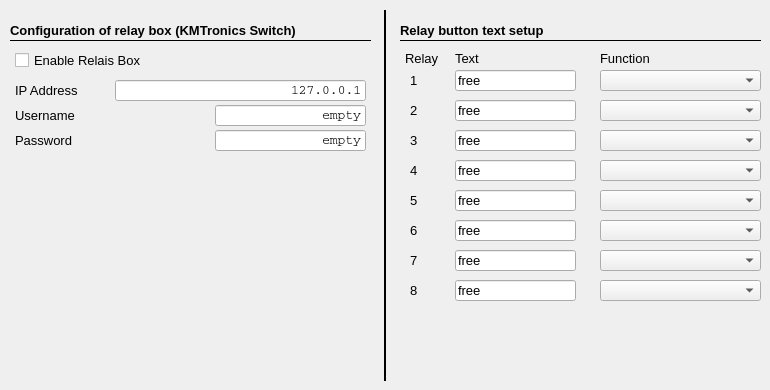
     <widget class="QWidget" name="tab">
      <attribute name="title">
       <string>Relay</string>
      </attribute>
      <widget class="QLabel" name="label_129">
       <property name="geometry">
        <rect>
         <x>410</x>
         <y>130</y>
         <width>31</width>
         <height>21</height>
        </rect>
       </property>
       <property name="font">
        <font>
         <pointsize>10</pointsize>
        </font>
       </property>
       <property name="text">
        <string>3</string>
       </property>
      </widget>
      <widget class="QComboBox" name="relayFun5">
       <property name="geometry">
        <rect>
         <x>600</x>
         <y>220</y>
         <width>161</width>
         <height>21</height>
        </rect>
       </property>
      </widget>
      <widget class="QLabel" name="label_56">
       <property name="geometry">
        <rect>
         <x>405</x>
         <y>50</y>
         <width>51</width>
         <height>16</height>
        </rect>
       </property>
       <property name="font">
        <font>
         <pointsize>10</pointsize>
        </font>
       </property>
       <property name="text">
        <string>Relay</string>
       </property>
      </widget>
      <widget class="QLabel" name="label_198">
       <property name="geometry">
        <rect>
         <x>600</x>
         <y>50</y>
         <width>51</width>
         <height>16</height>
        </rect>
       </property>
       <property name="font">
        <font>
         <pointsize>10</pointsize>
        </font>
       </property>
       <property name="text">
        <string>Function</string>
       </property>
      </widget>
      <widget class="QLabel" name="label_199">
       <property name="geometry">
        <rect>
         <x>410</x>
         <y>250</y>
         <width>31</width>
         <height>21</height>
        </rect>
       </property>
       <property name="font">
        <font>
         <pointsize>10</pointsize>
        </font>
       </property>
       <property name="text">
        <string>7</string>
       </property>
      </widget>
      <widget class="QComboBox" name="relayFun4">
       <property name="geometry">
        <rect>
         <x>600</x>
         <y>190</y>
         <width>161</width>
         <height>21</height>
        </rect>
       </property>
      </widget>
      <widget class="QComboBox" name="relayFun1">
       <property name="geometry">
        <rect>
         <x>600</x>
         <y>100</y>
         <width>161</width>
         <height>21</height>
        </rect>
       </property>
      </widget>
      <widget class="QLineEdit" name="relayText0">
       <property name="geometry">
        <rect>
         <x>455</x>
         <y>70</y>
         <width>121</width>
         <height>21</height>
        </rect>
       </property>
       <property name="font">
        <font>
         <family>Arial</family>
         <pointsize>10</pointsize>
         <weight>50</weight>
         <bold>false</bold>
        </font>
       </property>
       <property name="mouseTracking">
        <bool>false</bool>
       </property>
       <property name="acceptDrops">
        <bool>false</bool>
       </property>
       <property name="toolTip">
        <string>&lt;html&gt;&lt;head/&gt;&lt;body&gt;&lt;p&gt;&lt;span style=&quot; font-weight:400;&quot;&gt;Button text for relay&lt;/span&gt;&lt;/p&gt;&lt;/body&gt;&lt;/html&gt;</string>
       </property>
       <property name="layoutDirection">
        <enum>Qt::RightToLeft</enum>
       </property>
       <property name="text">
        <string>free</string>
       </property>
       <property name="readOnly">
        <bool>false</bool>
       </property>
      </widget>
      <widget class="QLineEdit" name="relayText7">
       <property name="geometry">
        <rect>
         <x>455</x>
         <y>280</y>
         <width>121</width>
         <height>21</height>
        </rect>
       </property>
       <property name="font">
        <font>
         <family>Arial</family>
         <pointsize>10</pointsize>
         <weight>50</weight>
         <bold>false</bold>
        </font>
       </property>
       <property name="mouseTracking">
        <bool>false</bool>
       </property>
       <property name="acceptDrops">
        <bool>false</bool>
       </property>
       <property name="toolTip">
        <string>&lt;html&gt;&lt;head/&gt;&lt;body&gt;&lt;p&gt;&lt;span style=&quot; font-weight:400;&quot;&gt;Button text for relay&lt;/span&gt;&lt;/p&gt;&lt;/body&gt;&lt;/html&gt;</string>
       </property>
       <property name="layoutDirection">
        <enum>Qt::RightToLeft</enum>
       </property>
       <property name="text">
        <string>free</string>
       </property>
       <property name="alignment">
        <set>Qt::AlignLeading|Qt::AlignLeft|Qt::AlignVCenter</set>
       </property>
       <property name="readOnly">
        <bool>false</bool>
       </property>
      </widget>
      <widget class="QLabel" name="label_211">
       <property name="geometry">
        <rect>
         <x>410</x>
         <y>100</y>
         <width>31</width>
         <height>21</height>
        </rect>
       </property>
       <property name="font">
        <font>
         <pointsize>10</pointsize>
        </font>
       </property>
       <property name="text">
        <string>2</string>
       </property>
      </widget>
      <widget class="Line" name="line_85">
       <property name="geometry">
        <rect>
         <x>380</x>
         <y>10</y>
         <width>11</width>
         <height>371</height>
        </rect>
       </property>
       <property name="styleSheet">
        <string notr="true"/>
       </property>
       <property name="frameShadow">
        <enum>QFrame::Plain</enum>
       </property>
       <property name="lineWidth">
        <number>2</number>
       </property>
       <property name="orientation">
        <enum>Qt::Vertical</enum>
       </property>
      </widget>
      <widget class="Line" name="line_23">
       <property name="geometry">
        <rect>
         <x>400</x>
         <y>40</y>
         <width>361</width>
         <height>1</height>
        </rect>
       </property>
       <property name="font">
        <font>
         <pointsize>10</pointsize>
        </font>
       </property>
       <property name="frameShadow">
        <enum>QFrame::Plain</enum>
       </property>
       <property name="orientation">
        <enum>Qt::Horizontal</enum>
       </property>
      </widget>
      <widget class="QLineEdit" name="relayText5">
       <property name="geometry">
        <rect>
         <x>455</x>
         <y>220</y>
         <width>121</width>
         <height>21</height>
        </rect>
       </property>
       <property name="font">
        <font>
         <family>Arial</family>
         <pointsize>10</pointsize>
         <weight>50</weight>
         <bold>false</bold>
        </font>
       </property>
       <property name="mouseTracking">
        <bool>false</bool>
       </property>
       <property name="acceptDrops">
        <bool>false</bool>
       </property>
       <property name="toolTip">
        <string>&lt;html&gt;&lt;head/&gt;&lt;body&gt;&lt;p&gt;&lt;span style=&quot; font-weight:400;&quot;&gt;Button text for relay&lt;/span&gt;&lt;/p&gt;&lt;/body&gt;&lt;/html&gt;</string>
       </property>
       <property name="layoutDirection">
        <enum>Qt::RightToLeft</enum>
       </property>
       <property name="text">
        <string>free</string>
       </property>
       <property name="alignment">
        <set>Qt::AlignLeading|Qt::AlignLeft|Qt::AlignVCenter</set>
       </property>
       <property name="readOnly">
        <bool>false</bool>
       </property>
      </widget>
      <widget class="QLabel" name="label_220">
       <property name="geometry">
        <rect>
         <x>410</x>
         <y>160</y>
         <width>31</width>
         <height>21</height>
        </rect>
       </property>
       <property name="font">
        <font>
         <pointsize>10</pointsize>
        </font>
       </property>
       <property name="text">
        <string>4</string>
       </property>
      </widget>
      <widget class="QLabel" name="label_146">
       <property name="geometry">
        <rect>
         <x>400</x>
         <y>20</y>
         <width>161</width>
         <height>21</height>
        </rect>
       </property>
       <property name="font">
        <font>
         <pointsize>10</pointsize>
         <weight>75</weight>
         <bold>true</bold>
        </font>
       </property>
       <property name="text">
        <string>Relay button text setup</string>
       </property>
      </widget>
      <widget class="QComboBox" name="relayFun3">
       <property name="geometry">
        <rect>
         <x>600</x>
         <y>160</y>
         <width>161</width>
         <height>21</height>
        </rect>
       </property>
      </widget>
      <widget class="QLabel" name="label_255">
       <property name="geometry">
        <rect>
         <x>410</x>
         <y>280</y>
         <width>31</width>
         <height>21</height>
        </rect>
       </property>
       <property name="font">
        <font>
         <pointsize>10</pointsize>
        </font>
       </property>
       <property name="text">
        <string>8</string>
       </property>
      </widget>
      <widget class="QLineEdit" name="relayText1">
       <property name="geometry">
        <rect>
         <x>455</x>
         <y>100</y>
         <width>121</width>
         <height>21</height>
        </rect>
       </property>
       <property name="font">
        <font>
         <family>Arial</family>
         <pointsize>10</pointsize>
         <weight>50</weight>
         <bold>false</bold>
        </font>
       </property>
       <property name="mouseTracking">
        <bool>false</bool>
       </property>
       <property name="acceptDrops">
        <bool>false</bool>
       </property>
       <property name="toolTip">
        <string>&lt;html&gt;&lt;head/&gt;&lt;body&gt;&lt;p&gt;&lt;span style=&quot; font-weight:400;&quot;&gt;Button text for relay&lt;/span&gt;&lt;/p&gt;&lt;/body&gt;&lt;/html&gt;</string>
       </property>
       <property name="layoutDirection">
        <enum>Qt::RightToLeft</enum>
       </property>
       <property name="text">
        <string>free</string>
       </property>
       <property name="alignment">
        <set>Qt::AlignLeading|Qt::AlignLeft|Qt::AlignVCenter</set>
       </property>
       <property name="readOnly">
        <bool>false</bool>
       </property>
      </widget>
      <widget class="QComboBox" name="relayFun0">
       <property name="geometry">
        <rect>
         <x>600</x>
         <y>70</y>
         <width>161</width>
         <height>21</height>
        </rect>
       </property>
      </widget>
      <widget class="QLabel" name="label_256">
       <property name="geometry">
        <rect>
         <x>410</x>
         <y>220</y>
         <width>31</width>
         <height>21</height>
        </rect>
       </property>
       <property name="font">
        <font>
         <pointsize>10</pointsize>
        </font>
       </property>
       <property name="text">
        <string>6</string>
       </property>
      </widget>
      <widget class="QLineEdit" name="relayText6">
       <property name="geometry">
        <rect>
         <x>455</x>
         <y>250</y>
         <width>121</width>
         <height>21</height>
        </rect>
       </property>
       <property name="font">
        <font>
         <family>Arial</family>
         <pointsize>10</pointsize>
         <weight>50</weight>
         <bold>false</bold>
        </font>
       </property>
       <property name="mouseTracking">
        <bool>false</bool>
       </property>
       <property name="acceptDrops">
        <bool>false</bool>
       </property>
       <property name="toolTip">
        <string>&lt;html&gt;&lt;head/&gt;&lt;body&gt;&lt;p&gt;&lt;span style=&quot; font-weight:400;&quot;&gt;Button text for relay&lt;/span&gt;&lt;/p&gt;&lt;/body&gt;&lt;/html&gt;</string>
       </property>
       <property name="layoutDirection">
        <enum>Qt::RightToLeft</enum>
       </property>
       <property name="text">
        <string>free</string>
       </property>
       <property name="alignment">
        <set>Qt::AlignLeading|Qt::AlignLeft|Qt::AlignVCenter</set>
       </property>
       <property name="readOnly">
        <bool>false</bool>
       </property>
      </widget>
      <widget class="QLabel" name="label_149">
       <property name="geometry">
        <rect>
         <x>410</x>
         <y>190</y>
         <width>31</width>
         <height>21</height>
        </rect>
       </property>
       <property name="font">
        <font>
         <pointsize>10</pointsize>
        </font>
       </property>
       <property name="text">
        <string>5</string>
       </property>
      </widget>
      <widget class="QLineEdit" name="relayText3">
       <property name="geometry">
        <rect>
         <x>455</x>
         <y>160</y>
         <width>121</width>
         <height>21</height>
        </rect>
       </property>
       <property name="font">
        <font>
         <family>Arial</family>
         <pointsize>10</pointsize>
         <weight>50</weight>
         <bold>false</bold>
        </font>
       </property>
       <property name="mouseTracking">
        <bool>false</bool>
       </property>
       <property name="acceptDrops">
        <bool>false</bool>
       </property>
       <property name="toolTip">
        <string>&lt;html&gt;&lt;head/&gt;&lt;body&gt;&lt;p&gt;&lt;span style=&quot; font-weight:400;&quot;&gt;Button text for relay&lt;/span&gt;&lt;/p&gt;&lt;/body&gt;&lt;/html&gt;</string>
       </property>
       <property name="layoutDirection">
        <enum>Qt::RightToLeft</enum>
       </property>
       <property name="text">
        <string>free</string>
       </property>
       <property name="alignment">
        <set>Qt::AlignLeading|Qt::AlignLeft|Qt::AlignVCenter</set>
       </property>
       <property name="readOnly">
        <bool>false</bool>
       </property>
      </widget>
      <widget class="QComboBox" name="relayFun2">
       <property name="geometry">
        <rect>
         <x>600</x>
         <y>130</y>
         <width>161</width>
         <height>21</height>
        </rect>
       </property>
      </widget>
      <widget class="QComboBox" name="relayFun7">
       <property name="geometry">
        <rect>
         <x>600</x>
         <y>280</y>
         <width>161</width>
         <height>21</height>
        </rect>
       </property>
      </widget>
      <widget class="QLabel" name="label_43">
       <property name="geometry">
        <rect>
         <x>410</x>
         <y>70</y>
         <width>31</width>
         <height>21</height>
        </rect>
       </property>
       <property name="font">
        <font>
         <pointsize>10</pointsize>
        </font>
       </property>
       <property name="text">
        <string>1</string>
       </property>
      </widget>
      <widget class="QComboBox" name="relayFun6">
       <property name="geometry">
        <rect>
         <x>600</x>
         <y>250</y>
         <width>161</width>
         <height>21</height>
        </rect>
       </property>
      </widget>
      <widget class="QLineEdit" name="relayText2">
       <property name="geometry">
        <rect>
         <x>455</x>
         <y>130</y>
         <width>121</width>
         <height>21</height>
        </rect>
       </property>
       <property name="font">
        <font>
         <family>Arial</family>
         <pointsize>10</pointsize>
         <weight>50</weight>
         <bold>false</bold>
        </font>
       </property>
       <property name="mouseTracking">
        <bool>false</bool>
       </property>
       <property name="acceptDrops">
        <bool>false</bool>
       </property>
       <property name="toolTip">
        <string>&lt;html&gt;&lt;head/&gt;&lt;body&gt;&lt;p&gt;&lt;span style=&quot; font-weight:400;&quot;&gt;Button text for relay&lt;/span&gt;&lt;/p&gt;&lt;/body&gt;&lt;/html&gt;</string>
       </property>
       <property name="layoutDirection">
        <enum>Qt::RightToLeft</enum>
       </property>
       <property name="text">
        <string>free</string>
       </property>
       <property name="alignment">
        <set>Qt::AlignLeading|Qt::AlignLeft|Qt::AlignVCenter</set>
       </property>
       <property name="readOnly">
        <bool>false</bool>
       </property>
      </widget>
      <widget class="QLabel" name="label_45">
       <property name="geometry">
        <rect>
         <x>455</x>
         <y>50</y>
         <width>51</width>
         <height>16</height>
        </rect>
       </property>
       <property name="font">
        <font>
         <pointsize>10</pointsize>
        </font>
       </property>
       <property name="text">
        <string>Text</string>
       </property>
      </widget>
      <widget class="QLineEdit" name="relayText4">
       <property name="geometry">
        <rect>
         <x>455</x>
         <y>190</y>
         <width>121</width>
         <height>21</height>
        </rect>
       </property>
       <property name="font">
        <font>
         <family>Arial</family>
         <pointsize>10</pointsize>
         <weight>50</weight>
         <bold>false</bold>
        </font>
       </property>
       <property name="mouseTracking">
        <bool>false</bool>
       </property>
       <property name="acceptDrops">
        <bool>false</bool>
       </property>
       <property name="toolTip">
        <string>&lt;html&gt;&lt;head/&gt;&lt;body&gt;&lt;p&gt;&lt;span style=&quot; font-weight:400;&quot;&gt;Button text for relay&lt;/span&gt;&lt;/p&gt;&lt;/body&gt;&lt;/html&gt;</string>
       </property>
       <property name="layoutDirection">
        <enum>Qt::RightToLeft</enum>
       </property>
       <property name="text">
        <string>free</string>
       </property>
       <property name="alignment">
        <set>Qt::AlignLeading|Qt::AlignLeft|Qt::AlignVCenter</set>
       </property>
       <property name="readOnly">
        <bool>false</bool>
       </property>
      </widget>
      <widget class="QLineEdit" name="relayPassword">
       <property name="geometry">
        <rect>
         <x>215</x>
         <y>130</y>
         <width>151</width>
         <height>21</height>
        </rect>
       </property>
       <property name="font">
        <font>
         <family>Courier</family>
         <pointsize>10</pointsize>
         <weight>50</weight>
         <bold>false</bold>
        </font>
       </property>
       <property name="mouseTracking">
        <bool>false</bool>
       </property>
       <property name="acceptDrops">
        <bool>false</bool>
       </property>
       <property name="toolTip">
        <string>&lt;html&gt;&lt;head/&gt;&lt;body&gt;&lt;p&gt;&lt;span style=&quot; font-weight:400;&quot;&gt;Password of relay switch. Is not saved encrypted !&lt;/span&gt;&lt;/p&gt;&lt;/body&gt;&lt;/html&gt;</string>
       </property>
       <property name="layoutDirection">
        <enum>Qt::RightToLeft</enum>
       </property>
       <property name="text">
        <string>empty</string>
       </property>
       <property name="maxLength">
        <number>15</number>
       </property>
       <property name="alignment">
        <set>Qt::AlignRight|Qt::AlignTrailing|Qt::AlignVCenter</set>
       </property>
       <property name="dragEnabled">
        <bool>true</bool>
       </property>
       <property name="readOnly">
        <bool>false</bool>
       </property>
      </widget>
      <widget class="Line" name="line_48">
       <property name="geometry">
        <rect>
         <x>10</x>
         <y>40</y>
         <width>361</width>
         <height>1</height>
        </rect>
       </property>
       <property name="font">
        <font>
         <pointsize>10</pointsize>
        </font>
       </property>
       <property name="frameShadow">
        <enum>QFrame::Plain</enum>
       </property>
       <property name="orientation">
        <enum>Qt::Horizontal</enum>
       </property>
      </widget>
      <widget class="QLabel" name="label_196">
       <property name="geometry">
        <rect>
         <x>15</x>
         <y>105</y>
         <width>161</width>
         <height>21</height>
        </rect>
       </property>
       <property name="font">
        <font>
         <pointsize>10</pointsize>
        </font>
       </property>
       <property name="text">
        <string>Username</string>
       </property>
      </widget>
      <widget class="QCheckBox" name="checkEnableRelay">
       <property name="geometry">
        <rect>
         <x>15</x>
         <y>50</y>
         <width>201</width>
         <height>21</height>
        </rect>
       </property>
       <property name="font">
        <font>
         <pointsize>10</pointsize>
        </font>
       </property>
       <property name="toolTip">
        <string>&lt;html&gt;&lt;head/&gt;&lt;body&gt;&lt;p&gt;Enable / disable relay functions.&lt;/p&gt;&lt;/body&gt;&lt;/html&gt;</string>
       </property>
       <property name="text">
        <string>Enable Relais Box</string>
       </property>
       <property name="checked">
        <bool>false</bool>
       </property>
      </widget>
      <widget class="QLabel" name="label_mountIP_2">
       <property name="geometry">
        <rect>
         <x>15</x>
         <y>80</y>
         <width>71</width>
         <height>21</height>
        </rect>
       </property>
       <property name="font">
        <font>
         <pointsize>10</pointsize>
        </font>
       </property>
       <property name="text">
        <string>IP Address</string>
       </property>
      </widget>
      <widget class="QLabel" name="label_197">
       <property name="geometry">
        <rect>
         <x>15</x>
         <y>130</y>
         <width>161</width>
         <height>21</height>
        </rect>
       </property>
       <property name="font">
        <font>
         <pointsize>10</pointsize>
        </font>
       </property>
       <property name="text">
        <string>Password</string>
       </property>
      </widget>
      <widget class="QLabel" name="label_141">
       <property name="geometry">
        <rect>
         <x>10</x>
         <y>20</y>
         <width>306</width>
         <height>21</height>
        </rect>
       </property>
       <property name="font">
        <font>
         <pointsize>10</pointsize>
         <weight>75</weight>
         <bold>true</bold>
        </font>
       </property>
       <property name="text">
        <string>Configuration of relay box (KMTronics Switch)</string>
       </property>
      </widget>
      <widget class="QLineEdit" name="relayUser">
       <property name="geometry">
        <rect>
         <x>215</x>
         <y>105</y>
         <width>151</width>
         <height>21</height>
        </rect>
       </property>
       <property name="font">
        <font>
         <family>Courier</family>
         <pointsize>10</pointsize>
         <weight>50</weight>
         <bold>false</bold>
        </font>
       </property>
       <property name="mouseTracking">
        <bool>false</bool>
       </property>
       <property name="acceptDrops">
        <bool>false</bool>
       </property>
       <property name="toolTip">
        <string>&lt;html&gt;&lt;head/&gt;&lt;body&gt;&lt;p&gt;&lt;span style=&quot; font-weight:400;&quot;&gt;Username of relay switch. Is not saved encrypted !&lt;/span&gt;&lt;/p&gt;&lt;/body&gt;&lt;/html&gt;</string>
       </property>
       <property name="layoutDirection">
        <enum>Qt::RightToLeft</enum>
       </property>
       <property name="text">
        <string>empty</string>
       </property>
       <property name="maxLength">
        <number>15</number>
       </property>
       <property name="alignment">
        <set>Qt::AlignRight|Qt::AlignTrailing|Qt::AlignVCenter</set>
       </property>
       <property name="dragEnabled">
        <bool>true</bool>
       </property>
       <property name="readOnly">
        <bool>false</bool>
       </property>
      </widget>
      <widget class="QLineEdit" name="relayHost">
       <property name="geometry">
        <rect>
         <x>115</x>
         <y>80</y>
         <width>251</width>
         <height>21</height>
        </rect>
       </property>
       <property name="font">
        <font>
         <family>Courier</family>
         <pointsize>10</pointsize>
         <weight>50</weight>
         <bold>false</bold>
        </font>
       </property>
       <property name="mouseTracking">
        <bool>false</bool>
       </property>
       <property name="acceptDrops">
        <bool>false</bool>
       </property>
       <property name="toolTip">
        <string>&lt;html&gt;&lt;head/&gt;&lt;body&gt;&lt;p&gt;IP address of relay switch, ip address and host names!&lt;/p&gt;&lt;/body&gt;&lt;/html&gt;</string>
       </property>
       <property name="layoutDirection">
        <enum>Qt::RightToLeft</enum>
       </property>
       <property name="text">
        <string>127.0.0.1</string>
       </property>
       <property name="maxLength">
        <number>50</number>
       </property>
       <property name="alignment">
        <set>Qt::AlignRight|Qt::AlignTrailing|Qt::AlignVCenter</set>
       </property>
       <property name="dragEnabled">
        <bool>true</bool>
       </property>
       <property name="readOnly">
        <bool>false</bool>
       </property>
      </widget>
     </widget>
